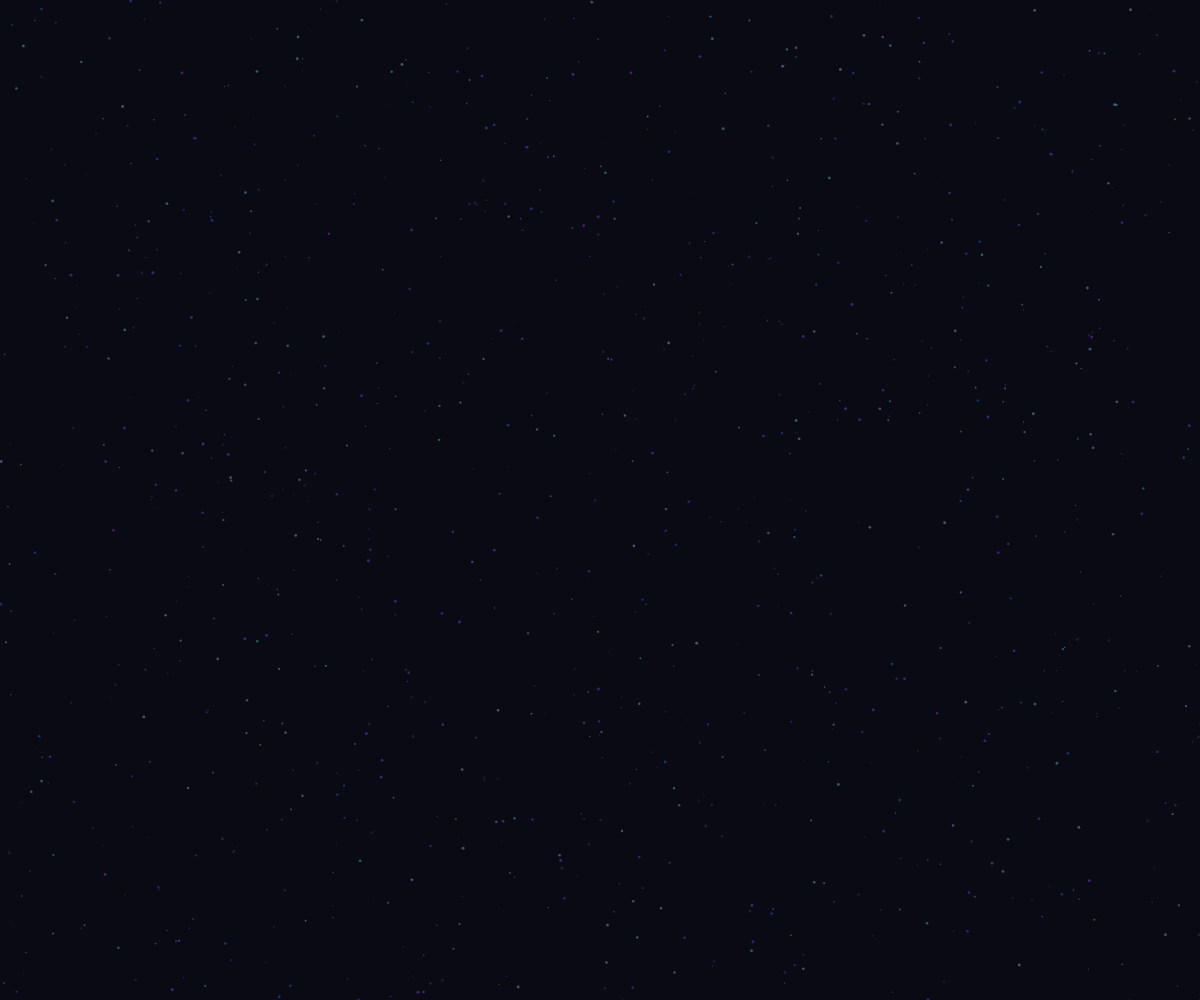
Frame 1 (no input)
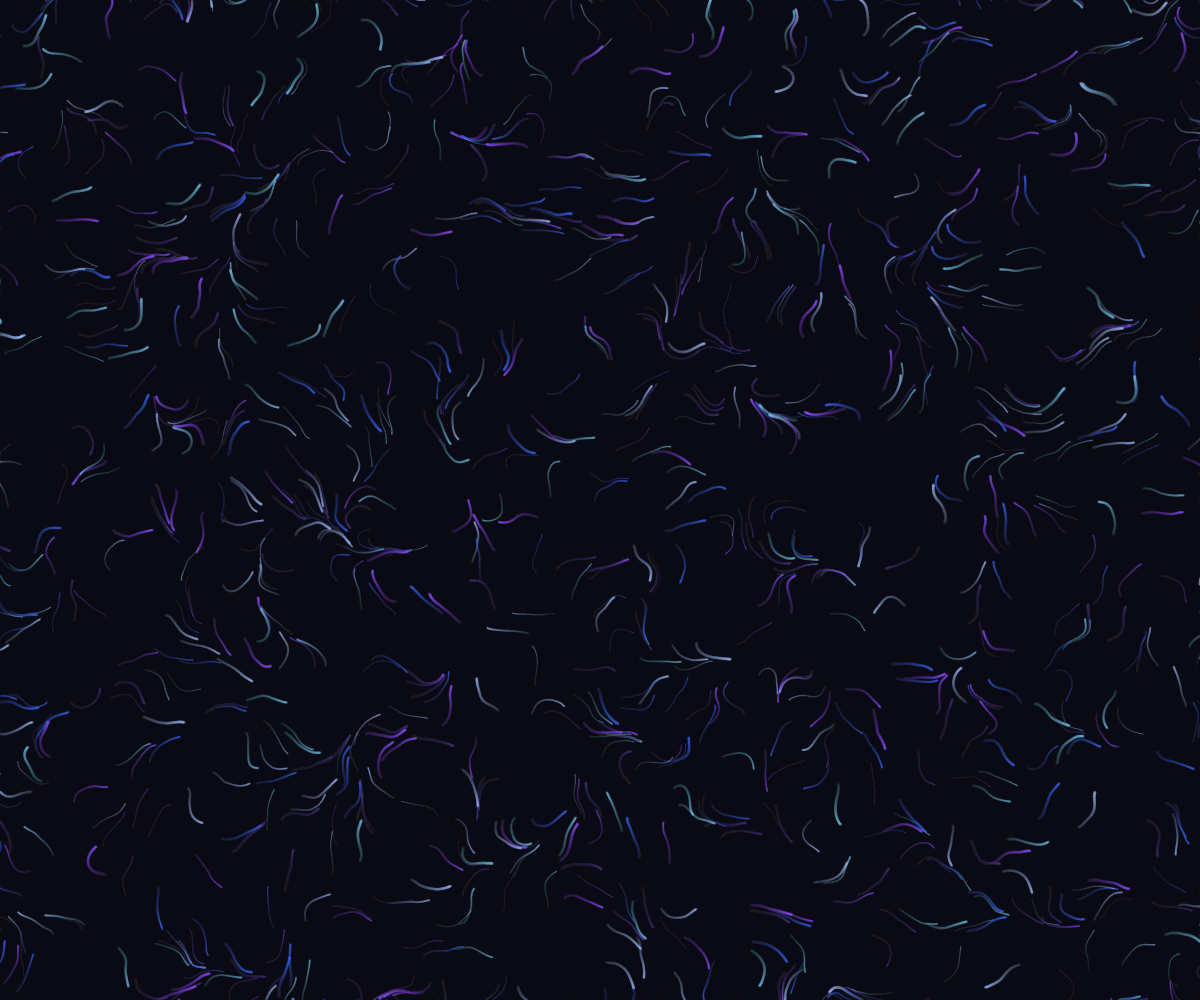
Frame 60 (no input)
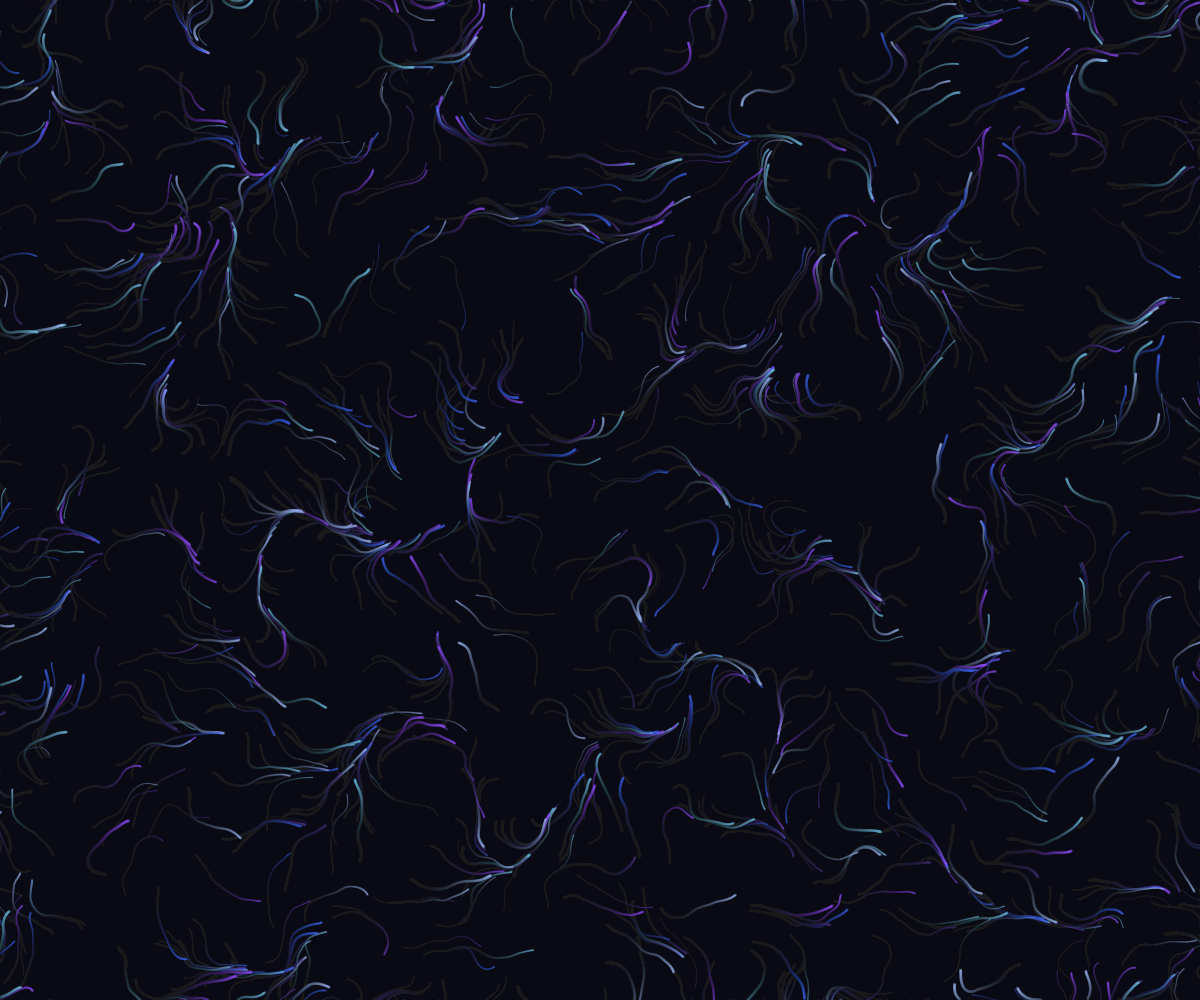
Frame 120 (the mouse pressed at the canvas centre since frame 60)

The p5.js sketch that drew these frames (run headless with seeded random() and noise() and a simulated clock; from frame 60 on, the mouse is pressed at the canvas centre):

// p5.js sketch
// ── sketch.js
// フローフィールドとパーティクルの設定
let particles = [];
const numParticles = 1000;
const noiseScale = 0.01;
const noiseStrength = 5;
const particleSpeed = 0.7;
const particleSize = 2;
const fadeAmount = 5;

// カラーパレット - 落ち着いた青と紫のトーン
const colors = [
  [65, 102, 245, 100],  // 青
  [145, 80, 255, 100],  // 紫
  [116, 199, 236, 100], // 水色
  [70, 50, 120, 100],   // 深い紫
  [160, 190, 255, 100]  // 薄い青
];

function setup() {
  createCanvas(windowWidth, windowHeight);
  background(10, 10, 20);
  
  // パーティクルの初期化
  for (let i = 0; i < numParticles; i++) {
    particles.push({
      pos: createVector(random(width), random(height)),
      vel: createVector(0, 0),
      color: random(colors),
      size: random(1, particleSize * 1.5)
    });
  }
}

function draw() {
  // フェードエフェクト用の半透明の黒色オーバーレイ
  fill(10, 10, 20, fadeAmount);
  noStroke();
  rect(0, 0, width, height);
  
  // 時間変化をノイズに加える
  let noiseTime = frameCount * 0.003;
  
  // すべてのパーティクルを更新して描画
  for (let i = 0; i < particles.length; i++) {
    let p = particles[i];
    
    // ノイズフィールドによる動き
    let noiseValue = noise(p.pos.x * noiseScale, p.pos.y * noiseScale, noiseTime);
    let angle = noiseValue * TWO_PI * 2;
    
    // 速度更新
    p.vel.x = cos(angle) * particleSpeed;
    p.vel.y = sin(angle) * particleSpeed;
    
    // 位置更新
    p.pos.add(p.vel);
    
    // パーティクルの描画
    noStroke();
    let c = p.color;
    fill(c[0], c[1], c[2], c[3]);
    circle(p.pos.x, p.pos.y, p.size);
    
    // 画面外に出たパーティクルをリセット
    if (p.pos.x < 0 || p.pos.x > width || p.pos.y < 0 || p.pos.y > height) {
      // 画面の端からのみリスポーン
      if (random() > 0.5) {
        p.pos.x = random() > 0.5 ? 0 : width;
        p.pos.y = random(height);
      } else {
        p.pos.x = random(width);
        p.pos.y = random() > 0.5 ? 0 : height;
      }
    }
  }
  
  // 周期的に波のようなパルスを追加
  if (frameCount % 100 === 0) {
    addWavePulse();
  }
}

// 波のようなエフェクトを追加
function addWavePulse() {
  let centerX = random(width);
  let centerY = random(height);
  
  for (let i = 0; i < particles.length; i++) {
    let p = particles[i];
    let distance = dist(p.pos.x, p.pos.y, centerX, centerY);
    if (distance < 200) {
      let angle = atan2(p.pos.y - centerY, p.pos.x - centerX);
      let force = map(distance, 0, 200, 2, 0);
      p.vel.x += cos(angle) * force;
      p.vel.y += sin(angle) * force;
    }
  }
}

// ウィンドウサイズの変更に対応
function windowResized() {
  resizeCanvas(windowWidth, windowHeight);
  background(10, 10, 20);
}

// マウスがクリックされたときに波動を追加
function mousePressed() {
  let centerX = mouseX;
  let centerY = mouseY;
  
  for (let i = 0; i < particles.length; i++) {
    let p = particles[i];
    let distance = dist(p.pos.x, p.pos.y, centerX, centerY);
    if (distance < 300) {
      let angle = atan2(p.pos.y - centerY, p.pos.x - centerX);
      let force = map(distance, 0, 300, 5, 0);
      p.vel.x += cos(angle) * force;
      p.vel.y += sin(angle) * force;
    }
  }
}
